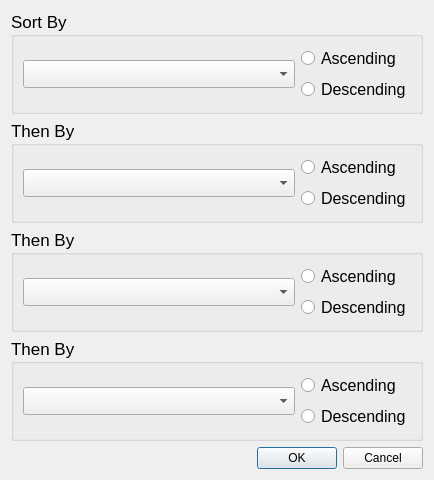
<?xml version="1.0" encoding="UTF-8"?>
<ui version="4.0">
 <class>TripleSortDlg</class>
 <widget class="QDialog" name="TripleSortDlg">
  <property name="geometry">
   <rect>
    <x>0</x>
    <y>0</y>
    <width>434</width>
    <height>425</height>
   </rect>
  </property>
  <property name="windowTitle">
   <string>Dialog</string>
  </property>
  <layout class="QGridLayout" name="gridLayout_5">
   <item row="0" column="0">
    <widget class="QGroupBox" name="groupBox">
     <property name="font">
      <font>
       <pointsize>13</pointsize>
      </font>
     </property>
     <property name="title">
      <string>Sort By</string>
     </property>
     <layout class="QGridLayout" name="gridLayout">
      <item row="0" column="0">
       <layout class="QHBoxLayout" name="horizontalLayout" stretch="2,0">
        <item>
         <widget class="QComboBox" name="comboBox"/>
        </item>
        <item>
         <layout class="QVBoxLayout" name="verticalLayout">
          <item>
           <widget class="QRadioButton" name="radioButton_1a">
            <property name="font">
             <font>
              <pointsize>12</pointsize>
             </font>
            </property>
            <property name="text">
             <string>Ascending</string>
            </property>
           </widget>
          </item>
          <item>
           <widget class="QRadioButton" name="radioButton_1d">
            <property name="font">
             <font>
              <pointsize>12</pointsize>
             </font>
            </property>
            <property name="text">
             <string>Descending</string>
            </property>
           </widget>
          </item>
         </layout>
        </item>
       </layout>
      </item>
     </layout>
    </widget>
   </item>
   <item row="1" column="0">
    <widget class="QGroupBox" name="groupBox_2">
     <property name="font">
      <font>
       <pointsize>13</pointsize>
      </font>
     </property>
     <property name="title">
      <string>Then By</string>
     </property>
     <layout class="QGridLayout" name="gridLayout_2">
      <item row="0" column="0">
       <layout class="QHBoxLayout" name="horizontalLayout_2" stretch="2,0">
        <item>
         <widget class="QComboBox" name="comboBox_2"/>
        </item>
        <item>
         <layout class="QVBoxLayout" name="verticalLayout_2">
          <item>
           <widget class="QRadioButton" name="radioButton_2a">
            <property name="font">
             <font>
              <pointsize>12</pointsize>
             </font>
            </property>
            <property name="text">
             <string>Ascending</string>
            </property>
           </widget>
          </item>
          <item>
           <widget class="QRadioButton" name="radioButton_2d">
            <property name="font">
             <font>
              <pointsize>12</pointsize>
             </font>
            </property>
            <property name="text">
             <string>Descending</string>
            </property>
           </widget>
          </item>
         </layout>
        </item>
       </layout>
      </item>
     </layout>
    </widget>
   </item>
   <item row="2" column="0">
    <widget class="QGroupBox" name="groupBox_3">
     <property name="font">
      <font>
       <pointsize>13</pointsize>
      </font>
     </property>
     <property name="title">
      <string>Then By</string>
     </property>
     <layout class="QGridLayout" name="gridLayout_3">
      <item row="0" column="0">
       <layout class="QHBoxLayout" name="horizontalLayout_3" stretch="2,0">
        <item>
         <widget class="QComboBox" name="comboBox_3"/>
        </item>
        <item>
         <layout class="QVBoxLayout" name="verticalLayout_3">
          <item>
           <widget class="QRadioButton" name="radioButton_3a">
            <property name="font">
             <font>
              <pointsize>12</pointsize>
             </font>
            </property>
            <property name="text">
             <string>Ascending</string>
            </property>
           </widget>
          </item>
          <item>
           <widget class="QRadioButton" name="radioButton_3d">
            <property name="font">
             <font>
              <pointsize>12</pointsize>
             </font>
            </property>
            <property name="text">
             <string>Descending</string>
            </property>
           </widget>
          </item>
         </layout>
        </item>
       </layout>
      </item>
     </layout>
    </widget>
   </item>
   <item row="3" column="0">
    <widget class="QGroupBox" name="groupBox_4">
     <property name="font">
      <font>
       <pointsize>13</pointsize>
      </font>
     </property>
     <property name="title">
      <string>Then By</string>
     </property>
     <layout class="QGridLayout" name="gridLayout_4">
      <item row="0" column="0">
       <layout class="QHBoxLayout" name="horizontalLayout_4" stretch="2,0">
        <item>
         <widget class="QComboBox" name="comboBox_4"/>
        </item>
        <item>
         <layout class="QVBoxLayout" name="verticalLayout_4">
          <item>
           <widget class="QRadioButton" name="radioButton_4a">
            <property name="font">
             <font>
              <pointsize>12</pointsize>
             </font>
            </property>
            <property name="text">
             <string>Ascending</string>
            </property>
           </widget>
          </item>
          <item>
           <widget class="QRadioButton" name="radioButton_4d">
            <property name="font">
             <font>
              <pointsize>12</pointsize>
             </font>
            </property>
            <property name="text">
             <string>Descending</string>
            </property>
           </widget>
          </item>
         </layout>
        </item>
       </layout>
      </item>
     </layout>
    </widget>
   </item>
   <item row="4" column="0">
    <widget class="QDialogButtonBox" name="buttonBox">
     <property name="orientation">
      <enum>Qt::Horizontal</enum>
     </property>
     <property name="standardButtons">
      <set>QDialogButtonBox::Cancel|QDialogButtonBox::Ok</set>
     </property>
    </widget>
   </item>
  </layout>
 </widget>
 <resources/>
 <connections>
  <connection>
   <sender>buttonBox</sender>
   <signal>accepted()</signal>
   <receiver>TripleSortDlg</receiver>
   <slot>accept()</slot>
   <hints>
    <hint type="sourcelabel">
     <x>248</x>
     <y>254</y>
    </hint>
    <hint type="destinationlabel">
     <x>157</x>
     <y>274</y>
    </hint>
   </hints>
  </connection>
  <connection>
   <sender>buttonBox</sender>
   <signal>rejected()</signal>
   <receiver>TripleSortDlg</receiver>
   <slot>reject()</slot>
   <hints>
    <hint type="sourcelabel">
     <x>316</x>
     <y>260</y>
    </hint>
    <hint type="destinationlabel">
     <x>286</x>
     <y>274</y>
    </hint>
   </hints>
  </connection>
 </connections>
</ui>
